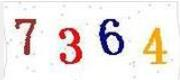
#> input picture 12306spider/img/7364.jpg, 180 x 80 px
$ python 0verification_code_get1.py img/7364.jpg   (Python 2 division)
#> lines starting #> are read from the running program, lines starting #| are printed output that depends on the picture
 # -*- coding: utf-8 -*-

from PIL import Image
import pytesseract
import sys

#简单图片识别方法
# image = Image.open(sys.argv[1])  #m命令行中读取文件

image = Image.open('img/7364.jpg')
#> image is the input picture: PIL image 180x80 RGB; mean R, G, B 238.2, 231.8, 228.8

# 图片转换为像素
image.load()

#把彩色图像转化为灰度图像
img_g = image.convert('L')
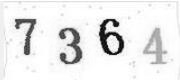
#> img_g: PIL image 180x80 L; min 4, max 255, mean 233.4
img_g.save('img/7365g.jpg')

#> (the run stopped early here; a loop or call above may not have finished)
